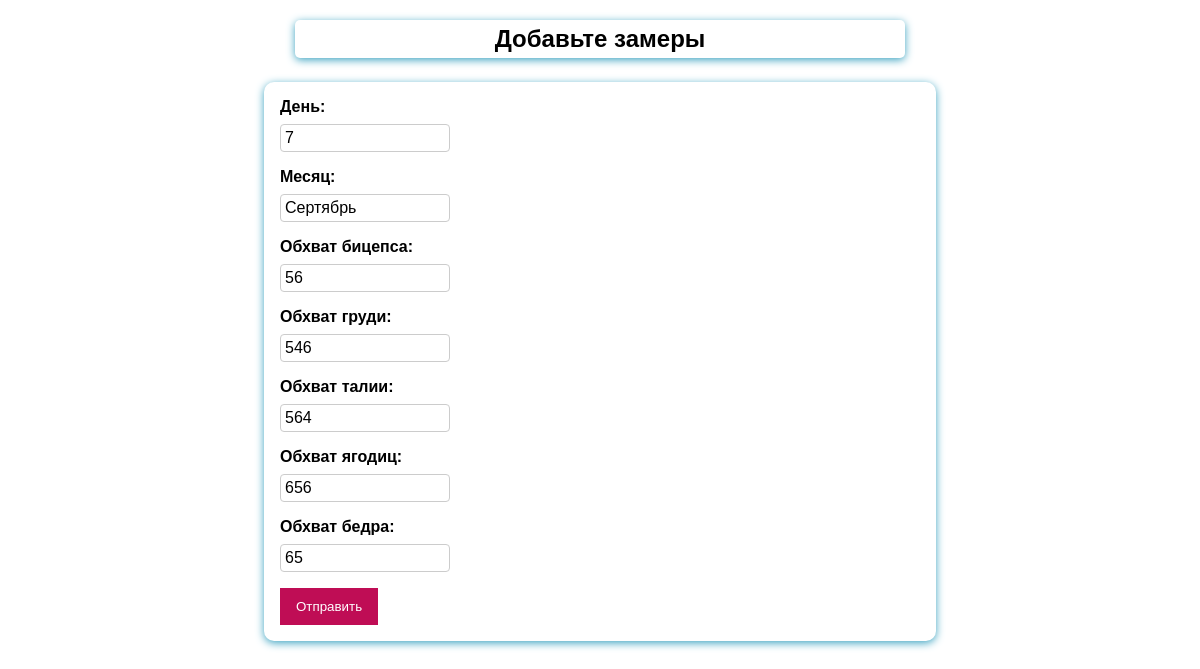
Screenshot of /update/2 with the database file from the repository.
### trainning_app/models.py (models this page shows)
class BodySize(models.Model):
    day = models.PositiveIntegerField(verbose_name='День', validators=[MinValueValidator(0),
                                       MaxValueValidator(31)])
    month = models.CharField(verbose_name='Месяц', max_length=10)
    biceps = models.PositiveIntegerField(verbose_name="Обхват бицепса", blank=True, null=True)
    breast = models.PositiveIntegerField(verbose_name="Обхват груди", blank=True, null=True)
    waist = models.PositiveIntegerField(verbose_name="Обхват талии", blank=True, null=True)
    buttocks = models.PositiveIntegerField(verbose_name="Обхват ягодиц", blank=True, null=True)
    hip = models.PositiveIntegerField(verbose_name="Обхват бедра", blank=True, null=True)

### trainning_app/views.py (the view)
# urls.py: path('update/<int:pk>', views.BodySizeUpdate.as_view(), name='size-update',)
class BodySizeUpdate(UpdateView):
    model = BodySize
    form_class = BodySizeForm #То, как будет выглядеть форма
    template_name = 'trainning_app/add_size.html'
    success_url = '/done'

### trainning_app/forms.py
class BodySizeForm(forms.ModelForm):
    class Meta:
        model = BodySize
        fields = '__all__'

### trainning_app/templates/trainning_app/add_size.html (shortened to what this page needs)
{% extends 'trainning_app/base.html' %}
{% block content %}
    <h2>Добавьте замеры</h2>
    <form method="post">
        {% for size in form %}
        <div class="form-style {% if field.errors %} errors {% endif %}">
            {{ size.label_tag }}
            {{ size }}
        </div>
        {% endfor %}
        <button>Отправить</button>
    </form>
{% endblock %}

### trainning_app/static/trainning_app/forms.css (style rules this page uses)
body { margin: 0; font-family: Sans-Serif; }
h2 { width:50%; margin: 20px auto 5px; text-align: center; padding: 5px; border-radius: 5px; box-shadow: 0 2px 8px #3ca3c1; }
form { margin: 1.5rem auto 5px; width: 90%; max-width: 40rem; padding: 1rem; border-radius: 10px; font-size: 16px; background-color: white; box-shadow: 0 2px 8px #3ca3c1; }
button { cursor: pointer; background-color: #bf0d55; color: white; border: 10px solid #bf0d55; }
.form-style { margin-bottom: 1rem; }
.form-style input { font: inherit; padding: 0.25rem; border-radius: 4px; border: 1px solid #ccc; display: block; width: 10rem; }
.form-style label { font-weight: bold; display: block; margin-bottom: 0.5rem; }

### rows the page displays
BodySize: form "7" "Сертябрь" "56" "546" "564" "656" "65"

### other values shown
{{ size.label_tag }} "День:" "Месяц:" "Обхват бицепса:" "Обхват груди:" "Обхват талии:" "Обхват ягодиц:" "Обхват бедра:"
